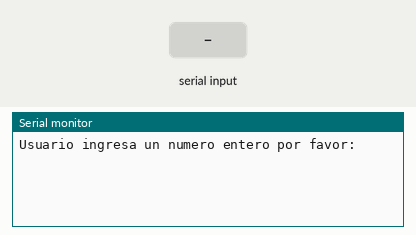
A sketch run on a simulated Arduino Uno, built with avr-gcc and run on an emulated ATmega328P. Parts: the last lines printed to the serial monitor. Inputs (shaded band) come from the test bench.

Above: at 1.2 s.
1.3 s: "90,45\n" received over Serial
At 2.4 s:
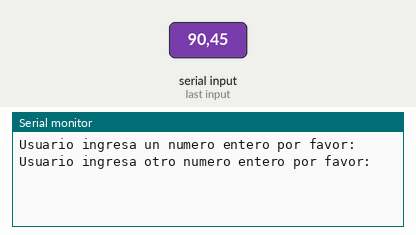
2.8 s: "30,150\n" received over Serial
At 3.9 s:
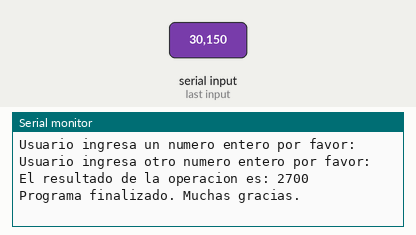

Measured:
- after the input at 1.3 s, the serial monitor: prints a new line at once (image 1)
- after the input at 2.8 s, the serial monitor: prints a new line at once (image 2)

The sketch:

multiplicacion.ino
```cpp
// Primer ejemplo con PSeInt

// Defino variables para mi algoritmo
int numero1;
int numero2;
int resultado;

void setup() {

  // Habilitar monitor Serial
  Serial.begin(9600);
  // Solicitarle datos al usuario
  Serial.println("Usuario ingresa un numero entero por favor:");
}

void loop() {

  // Si llegan datos
  if (Serial.available() > 0) {

    String input = Serial.readStringUntil('\n');
    numero1 = input.toInt();  // Convertir String en Int

    Serial.println("Usuario ingresa otro numero entero por favor:");

    while (Serial.available() == 0) {
      // Esperar a que el usuario ingrese el segundo número
    }

    input = Serial.readStringUntil('\n');
    numero2 = input.toInt();  // Convertir String en Int

    // Realizar la operacion correspondiente
    resultado = numero1 * numero2;
    Serial.print("El resultado de la operacion es: ");
    Serial.println(resultado);
    Serial.println("Programa finalizado. Muchas gracias.");
  }
}
```
